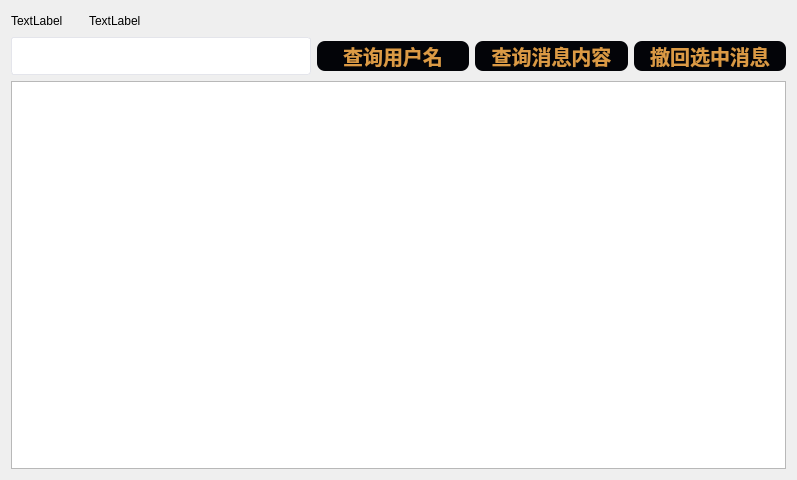
<?xml version="1.0" encoding="UTF-8"?>
<ui version="4.0">
 <class>MessageManage</class>
 <widget class="QWidget" name="MessageManage">
  <property name="geometry">
   <rect>
    <x>0</x>
    <y>0</y>
    <width>797</width>
    <height>480</height>
   </rect>
  </property>
  <property name="windowTitle">
   <string>群聊消息管理界面</string>
  </property>
  <property name="styleSheet">
   <string notr="true">QPushButton {
background-color:#030408;
color:#db9a45;
font-size: 20px;
font:10pt &quot;Microsoft YaHei UI&quot;;
border-radius:8px;
font-weight:700;
height:30px;
width: 100%;
}
QPushButton:disabled {
background-color: #787a7e;
}
QPushButton:hover {
background-color: #383a3e;
}
QLineEdit{
border: 1px solid rgb(41, 57, 85);
border-radius: 3px;
border-color:#dcdee0;
height:36px;
background: white;
padding-left: 12px;
padding-right: 12px;
border-color:#e4e5eb;
}
QLineEdit:hover {
border-color: #db9a45;
}</string>
  </property>
  <layout class="QGridLayout" name="gridLayout">
   <item row="1" column="0">
    <layout class="QHBoxLayout" name="horizontalLayout">
     <item>
      <widget class="QLineEdit" name="ContentInput">
       <property name="maximumSize">
        <size>
         <width>300</width>
         <height>16777215</height>
        </size>
       </property>
      </widget>
     </item>
     <item>
      <widget class="QPushButton" name="FindUserButton">
       <property name="text">
        <string>查询用户名</string>
       </property>
      </widget>
     </item>
     <item>
      <widget class="QPushButton" name="FindContentButton">
       <property name="text">
        <string>查询消息内容</string>
       </property>
      </widget>
     </item>
     <item>
      <widget class="QPushButton" name="DeleteButton">
       <property name="text">
        <string>撤回选中消息</string>
       </property>
      </widget>
     </item>
    </layout>
   </item>
   <item row="0" column="0">
    <layout class="QHBoxLayout" name="horizontalLayout_2">
     <item>
      <widget class="QLabel" name="ChatName">
       <property name="text">
        <string>TextLabel</string>
       </property>
      </widget>
     </item>
     <item>
      <spacer name="horizontalSpacer">
       <property name="orientation">
        <enum>Qt::Horizontal</enum>
       </property>
       <property name="sizeType">
        <enum>QSizePolicy::Fixed</enum>
       </property>
       <property name="sizeHint" stdset="0">
        <size>
         <width>20</width>
         <height>20</height>
        </size>
       </property>
      </spacer>
     </item>
     <item>
      <widget class="QLabel" name="ChatID">
       <property name="text">
        <string>TextLabel</string>
       </property>
      </widget>
     </item>
     <item>
      <spacer name="horizontalSpacer_2">
       <property name="orientation">
        <enum>Qt::Horizontal</enum>
       </property>
       <property name="sizeHint" stdset="0">
        <size>
         <width>40</width>
         <height>20</height>
        </size>
       </property>
      </spacer>
     </item>
    </layout>
   </item>
   <item row="2" column="0">
    <widget class="QTableView" name="MessageTable"/>
   </item>
  </layout>
 </widget>
 <tabstops>
  <tabstop>ContentInput</tabstop>
  <tabstop>FindUserButton</tabstop>
  <tabstop>FindContentButton</tabstop>
  <tabstop>DeleteButton</tabstop>
  <tabstop>MessageTable</tabstop>
 </tabstops>
 <resources/>
 <connections/>
</ui>
